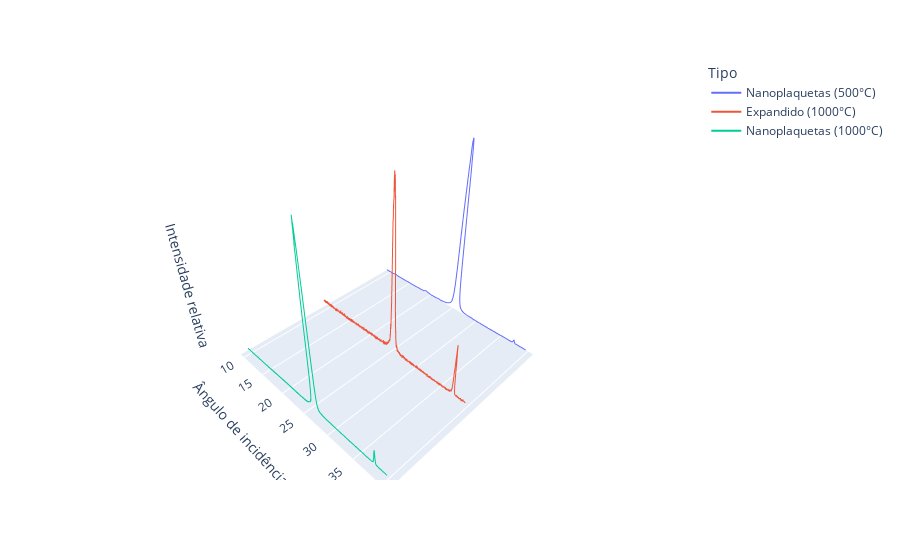

The notebook cell saved with this chart:
### Code cell
fig.update_layout(
                  scene_xaxis_visible = False,
                  scene_yaxis_title_text = 'Ângulo de incidência (2θ, °)',
                  scene_zaxis_title_text = 'Intensidade relativa',
                  legend_title_text = 'Tipo',
                  scene_yaxis_showgrid = True,
                  scene_zaxis_showgrid = False,
                  scene_zaxis_showticklabels = False,
                  scene_yaxis_showbackground = False,
                  scene_zaxis_showbackground = True,
                 )

### Figure 1 — Plotly figure (JSON) as saved in the notebook; plotly's stock layout.template omitted (floating-point values rounded to 4 significant figures; data arrays with more than 128 entries replaced by an {"elided": "..."} marker saying what was removed)
{"data": [{"hovertemplate": "Kind=%{x}<br>2Theta=%{y}<br>I_norm=%{z}<extra></extra>", "legendgroup": "Nanoplaquetas (500°C)", "line": {"color": "#636efa", "dash": "solid"}, "mode": "lines", "name": "Nanoplaquetas (500°C)", "scene": "scene", "showlegend": true, "type": "scatter3d", "x": {"elided": "1500 str values"}, "y": {"elided": "1500 float values"}, "z": {"elided": "1500 float values"}}, {"hovertemplate": "Kind=%{x}<br>2Theta=%{y}<br>I_norm=%{z}<extra></extra>", "legendgroup": "Expandido (1000°C)", "line": {"color": "#EF553B", "dash": "solid"}, "mode": "lines", "name": "Expandido (1000°C)", "scene": "scene", "showlegend": true, "type": "scatter3d", "x": {"elided": "1500 str values"}, "y": {"elided": "1500 float values"}, "z": {"elided": "1500 float values"}}, {"hovertemplate": "Kind=%{x}<br>2Theta=%{y}<br>I_norm=%{z}<extra></extra>", "legendgroup": "Nanoplaquetas (1000°C)", "line": {"color": "#00cc96", "dash": "solid"}, "mode": "lines", "name": "Nanoplaquetas (1000°C)", "scene": "scene", "showlegend": true, "type": "scatter3d", "x": {"elided": "1500 str values"}, "y": {"elided": "1500 float values"}, "z": {"elided": "1500 float values"}}], "layout": {"legend": {"title": {"text": "Tipo"}, "tracegroupgap": 0}, "margin": {"t": 60}, "scene": {"domain": {"x": [0, 1], "y": [0, 1]}, "xaxis": {"categoryarray": ["Nanoplaquetas (500°C)", "Expandido (1000°C)", "Nanoplaquetas (1000°C)"], "categoryorder": "array", "title": {"text": "Kind"}, "visible": false}, "yaxis": {"showbackground": false, "showgrid": true, "title": {"text": "Ângulo de incidência (2θ, °)"}}, "zaxis": {"showbackground": true, "showgrid": false, "showticklabels": false, "title": {"text": "Intensidade relativa"}}}}}
